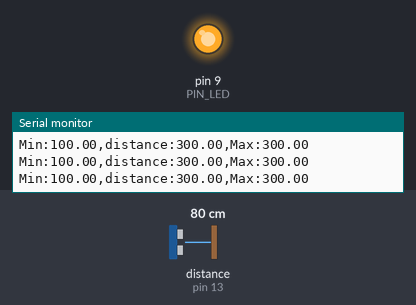
Bench run of a sketch on a simulated Arduino Uno, built with avr-gcc and run on an emulated ATmega328P. Shown: output pins drawn as LEDs (lit = HIGH), the last lines printed to the serial monitor. Wiring (inferred from the names in the program): ultrasonic range finder: trigger pin 12; echo pin 13. The inputs (shaded band) are chosen by the test bench; at power-on: distance to the obstacle (sensor on pin 13) 80 cm. The echo pulse lasts 58.3 µs per cm; pins used as bus, display or sensor lines are not drawn.

Above: at 1.2 s.
1.3 s: distance to the obstacle (sensor on pin 13) set to 18 cm
At 1.87 s:
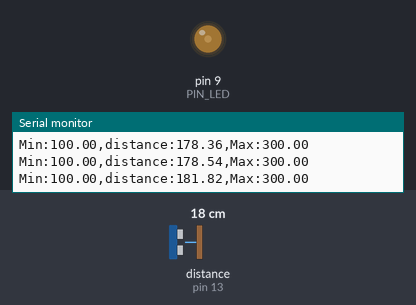
4.3 s: distance to the obstacle (sensor on pin 13) set to 2 cm
Timing chart, 0 to 7.3 s (numbered marks = the images above; inputs shaded):
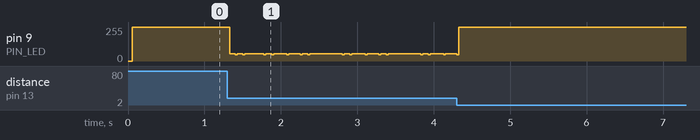

The sketch:

08_example_2__4_.ino
```cpp
// Arduino pin assignment
#define PIN_LED 9
#define PIN_TRIG 12   // sonar sensor TRIGGER
#define PIN_ECHO 13   // sonar sensor ECHO

// configurable parameters
#define SND_VEL 346.0     // sound velocity at 24 celsius degree (unit: m/sec)
#define INTERVAL 25      // sampling interval (unit: msec)
#define PULSE_DURATION 10 // ultra-sound Pulse Duration (unit: usec)
#define _DIST_MIN 100.0   // minimum distance to be measured (unit: mm)
#define _DIST_MAX 300.0   // maximum distance to be measured (unit: mm)

#define TIMEOUT ((INTERVAL / 2) * 1000.0) // maximum echo waiting time (unit: usec)
#define SCALE (0.001 * 0.5 * SND_VEL) // coefficent to convert duration to distance

unsigned long last_sampling_time;   // unit: msec
float dist_prev = _DIST_MAX;        // Distance last-measured
int brightness = 0;
float fadeAmount = 2.55;


void setup() {
  // initialize GPIO pins
  pinMode(PIN_LED, OUTPUT);
  pinMode(PIN_TRIG, OUTPUT);  // sonar TRIGGER
  pinMode(PIN_ECHO, INPUT);   // sonar ECHO
  digitalWrite(PIN_TRIG, LOW);  // turn-off Sonar

  // initialize serial port
  Serial.begin(57600);
}

void loop() {
  float distance;

  // wait until next sampling time.
  // millis() returns the number of milliseconds since the program started.
  //    Will overflow after 50 days.
  if (millis() < (last_sampling_time + INTERVAL))
    return;

  distance = USS_measure(PIN_TRIG, PIN_ECHO); // read distance

  if (distance < _DIST_MIN) {
    distance = dist_prev;    // Set Lower Value
  } else if (distance > _DIST_MAX) {
    distance = dist_prev;    // Set Higher Value
  } else {    // In desired Range
    digitalWrite(PIN_LED, 0);       // LED ON
  }

  // output the distance to the serial port
  Serial.print("Min:");        Serial.print(_DIST_MIN);
  Serial.print(",distance:");  Serial.print(distance);
  Serial.print(",Max:");       Serial.print(_DIST_MAX);
  Serial.println("");

  // set the brightness of pin 9:
  analogWrite(PIN_LED, brightness);

  // change the brightness for next time through the loop:
  brightness = brightness + fadeAmount;
  if (distance == 200.0) {
    brightness = 0;
  } else {
    brightness = fadeAmount * abs((200.0 - distance));
  }
  // reverse the direction of the fading at the ends of the fade:


  // update last sampling time
  last_sampling_time += INTERVAL;
}

// get a distance reading from USS. return value is in millimeter.
float USS_measure(int TRIG, int ECHO)
{
  digitalWrite(TRIG, HIGH);
  delayMicroseconds(PULSE_DURATION);
  digitalWrite(TRIG, LOW);

  return pulseIn(ECHO, HIGH, TIMEOUT) * SCALE; // unit: mm

  // Pulse duration to distance conversion example (target distance = 17.3m)
  // - round trip distance: 34.6m
  // - expected pulse duration: 0.1 sec, or 100,000us
  // - pulseIn(ECHO, HIGH, timeout) * 0.001 * 0.5 * SND_VEL
  //        = 100,000 micro*sec * 0.001 milli/micro * 0.5 * 346 meter/sec
  //        = 100,000 * 0.001 * 0.5 * 346 * micro * sec * milli * meter
  //                                        ----------------------------
  //                                         micro * sec
  //        = 100 * 173 milli*meter = 17,300 mm = 17.3m
  // pulseIn() returns microseconds.
}
```
